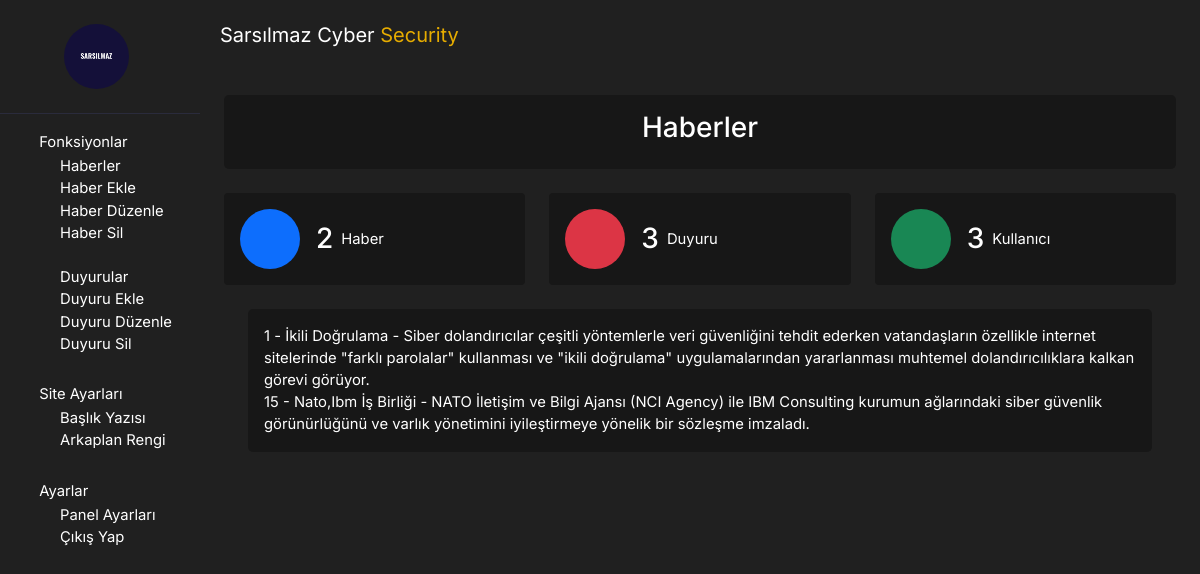
Page /admin/haberler.php (signed in) on the committed database.
### tables this page shows
CREATE TABLE `haberler` (
  `id` int(11) NOT NULL,
  `baslik` text NOT NULL,
  `aciklama` text NOT NULL,
  `gorsel` text NOT NULL
);

### admin/haberler.php (the view, shortened to what this page needs)
<?php
$DB_SERVER = "localhost";
$DB_USERNAME = "root";
$DB_PASSWORD = '';
$DB_NAME = "users";
$con = mysqli_connect($DB_SERVER, $DB_USERNAME, $DB_PASSWORD, $DB_NAME);
    $veritabani = new PDO("mysql:dbname=users;host=localhost","root","");
    $sorgu = $veritabani->prepare("SELECT COUNT(*) FROM user");
    $sorgu->execute();
    $say = $sorgu->fetchColumn();
    $sorgu2 = $veritabani->prepare("SELECT COUNT(*) FROM haberler");
    $sorgu2->execute();
    $say2 = $sorgu2->fetchColumn();
    $sorgu3 = $veritabani->prepare("SELECT COUNT(*) FROM duyurular");
    $sorgu3->execute();
    $say3 = $sorgu3->fetchColumn();
?>
<!DOCTYPE html>
<html lang="tr" >
<head>
  <link rel='stylesheet' href='https://cdn.jsdelivr.net/npm/bootstrap@5.0.0-beta1/dist/css/bootstrap.min.css'>
  <link rel='stylesheet' href='https://unicons.iconscout.com/release/v3.0.6/css/line.css'><link rel="stylesheet" href="./style.css">
</head>
<body>
<aside class="sidebar position-fixed top-0 left-0 overflow-auto h-100 float-left" id="show-side-navigation1">
  <div class="sidebar-header d-flex justify-content-center align-items-center px-3 py-4">
    <img
         class="rounded-pill img-fluid"
         width="65"
         src="/admin/sarsılmaz.png">
         <br>
  </div>
  <ul class="list-unstyled">
    <li class="has-dropdown">
      <i class="uil-estate fa-fw"></i><a href="/admin/index.php">Fonksiyonlar</a>
      <ul>
        <li><a href="/admin/haberler.php">Haberler</a></li>
        <li><a href="/admin/haber-ekle.php">Haber Ekle</a></li>
        <li><a href="/admin/haber-duzenle.php">Haber Düzenle</a></li>
        <li><a href="/admin/haber-sil.php">Haber Sil</a></li>
        <br>
        <li><a href="/admin/duyurular.php">Duyurular</a></li>
        <li><a href="/admin/duyuru-ekle.php">Duyuru Ekle</a></li>
        <li><a href="/admin/duyuru-duzenle.php">Duyuru Düzenle</a></li>
        <li><a href="/admin/duyuru-sil.php">Duyuru Sil</a></li>
      </ul>
    </li>
    <li class="has-dropdown">
      <i class="uil-estate fa-fw"></i><a href="/admin/index.php">Site Ayarları</a>
      <ul>
        <li><a href="/admin/site-baslik.php">Başlık Yazısı</a></li>
        <li><a href="/admin/arkaplan-rengi.php">Arkaplan Rengi</a></li>
      </ul>
    </li>
    <li class="has-dropdown">
      <i class="uil-calendar-alt"></i><a href="/admin/index.php">Ayarlar</a>
      <ul>
        <li><a href="/admin/kullanici-islemleri.php">Panel Ayarları</a></li>
        <li><a href="/admin/cikis.php">Çıkış Yap</a></li>
      </ul>
    </li>
</aside>
<section id="wrapper">
  <nav class="navbar navbar-expand-md">
    <div class="container-fluid mx-2">
      <div class="navbar-header">
        <a class="navbar-brand">Sarsılmaz Cyber <span class="main-color">Security</span></a>
      </div>
      <div class="collapse navbar-collapse" id="toggle-navbar">
        <ul class="navbar-nav ms-auto">
          <li class="nav-item">
            <a class="nav-link">
            </a>
          </li>
        </ul>
      </div>
    </div>
  </nav>
  <div class="p-4">
    <div class="welcome">
      <div class="content rounded-3 p-3">
        <center><h1 class="fs-3">Haberler</h1></center>
      </div>
    </div>
    <section class="statistics mt-4">
      <div class="row">
        <div class="col-lg-4">
          <div class="box d-flex rounded-2 align-items-center mb-4 mb-lg-0 p-3">
            <i class="uil-envelope-shield fs-2 text-center bg-primary rounded-circle"></i>
            <div class="ms-3">
              <div class="d-flex align-items-center">
                <h3 class="mb-0"><?php echo $say2; ?></h3> <span class="d-block ms-2">Haber</span>
              </div>
            </div>
          </div>
        </div>
        <div class="col-lg-4">
          <div class="box d-flex rounded-2 align-items-center mb-4 mb-lg-0 p-3">
            <i class="uil-file fs-2 text-center bg-danger rounded-circle"></i>
            <div class="ms-3">
              <div class="d-flex align-items-center">
                <h3 class="mb-0"><?php echo $say3; ?></h3> <span class="d-block ms-2">Duyuru</span>
              </div>
            </div>
          </div>
        </div>
        <div class="col-lg-4">
          <div class="box d-flex rounded-2 align-items-center p-3">
            <i class="uil-users-alt fs-2 text-center bg-success rounded-circle"></i>
            <div class="ms-3">
              <div class="d-flex align-items-center">
                <h3 class="mb-0"><?php echo $say; ?></h3> <span class="d-block ms-2">Kullanıcı</span>
              </div>
            </div>
          </div>
        </div>
      </div>
    </section>
    <div class="p-4">
    <div class="welcome">
    <div class="content rounded-3 p-3">
    <?php
        $sql = "SELECT id, baslik,aciklama FROM haberler";
        $result = $con->query($sql);
        if($result->num_rows > 0) {
            while($row = $result->fetch_assoc()) {
                echo "<label>";
                echo $row["id"];
                echo " -";
                echo $row["baslik"];
                echo " -";
                echo $row["aciklama"];
                echo "</label>";
                echo "<br>";
            }
        }
    ?>
    </div>
    </div>
</body>
</html>

### admin/style.css (style rules this page uses)
:root { --dk-gray-100: #FFFFFF; --dk-gray-200: #FFFFFF; --dk-gray-300: #FFFFFF; --dk-gray-400: #FFFFFF; --dk-gray-500: #ffffff; --dk-gray-600: #FFFFFF; --dk-gray-700: #FFFFFF; --dk-gray-800: #FFFFFF; --dk-gray-900: #FFFFFF; --dk-dark-bg: #171717; --dk-darker-bg: #202020; --navbar-bg-color: #000000; --sidebar-bg-color: #202020; --sidebar-width: 200px; }
* { margin: 0; padding: 0; box-sizing: border-box; list-style: none; }
body { font-family: 'Inter', sans-serif; background-color: var(--dk-darker-bg); font-size: .925rem; }
#wrapper { margin-left: var(--sidebar-width); transition: all .3s ease-in-out; }
.sidebar { background-color: var(--sidebar-bg-color); width: var(--sidebar-width); transition: all .3s ease-in-out; transform: translateX(0); z-index: 9999999 }
.sidebar .sidebar-header { border-bottom: 1px solid #2a2b3c }
.sidebar > ul > li { padding: .7rem 1.75rem; }
.sidebar ul > li > a { color: var(--dk-gray-400); text-decoration: none; }
.welcome { color: var(--dk-gray-300); }
.welcome .content { background-color: var(--dk-dark-bg); }
.statistics { color: var(--dk-gray-200); }
.statistics .box { background-color: var(--dk-dark-bg); }
.statistics .box i { width: 60px; height: 60px; line-height: 60px; }
.main-color { color: #e6ac00 }
.navbar .navbar-brand { color:#FFF !important }
.navbar .navbar-brand { line-height: 55px !important; padding: 0 !important }
.navbar>.container .navbar-brand, .navbar>.container-fluid .navbar-brand { margin: 0 !important }

### rows in the picture
haberler: id "1", baslik "İkili Doğrulama", aciklama "Siber dolandırıcılar çeşitli yöntemlerle veri güvenliğini tehdit ederken vatandaşların özellikle internet sitelerinde \"farklı parolalar\" kullanması ve \"ikili doğrulama\" uygulamalarından yararlanması muhtemel dolandırıcılıklara kalkan görevi görüyor."
haberler: id "15", baslik "Nato,Ibm İş Birliği", aciklama "NATO İletişim ve Bilgi Ajansı (NCI Agency) ile IBM Consulting kurumun ağlarındaki siber güvenlik görünürlüğünü ve varlık yönetimini iyileştirmeye yönelik bir sözleşme imzaladı."

### other values in the picture
$say2 "2"
$say3 "3"
$say "3"
